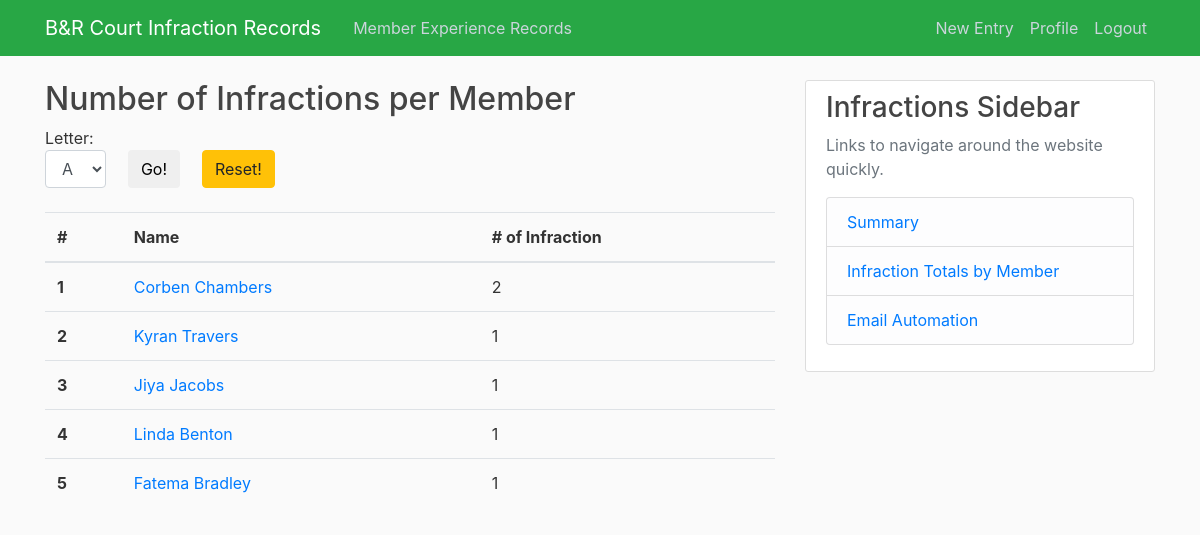
Page /courtinfractions/table/ (signed in) on the committed database.
### courtinfractions/models.py (models this page shows)
class contactInfo(models.Model):
    memberName = models.CharField(max_length=200)
    email = models.CharField(max_length=254)
    def __str__(self):
        return self.memberName

### courtinfractions/views.py (the view)
# urls.py: path('table/', views.CITableView, name='CI-table'),
@login_required
def CITableView(request):
    alphabet_list = ['A', 'B', 'C', 'D', 'E', 'F', 'G', 'H', 'I', 'J', 'K', 'L',
                     'M', 'N', 'O', 'P', 'Q', 'R', 'S', 'T', 'U', 'V', 'X', 'Y', 'Z']
    context = {}
    dict = {}
    if request.method == 'GET':
        print('A name filter has been entered')
        letter = request.GET.get('alphabet')
        if letter is None:
            infractions = courtInf.objects.order_by('-date').all()
        else:
            infractions = courtInf.objects.filter(name__memberName__startswith=letter).order_by('name').all()
    for inf in infractions:
        if inf.name in dict:
            dict[inf.name] += 1
        else:
            dict[inf.name] = 1
    sortedDict = OrderedDict(sorted(dict.items(), key=lambda x: x[1], reverse=True))
    context['table'] = sortedDict.items()
    context = {
        'table': sortedDict.items(),
        'alphabet_list': alphabet_list
    }
    return render(request, 'courtinfractions/courtInf_table.html', context)

### courtinfractions/templates/courtinfractions/courtInf_table.html (shortened to what this page needs)
{% extends 'courtinfractions/base.html' %}
{% block content %}
<h2>Number of Infractions per Member</h2>
<div>
    <form class="well contact-form" method='GET'>
        <div style="float:left;">
            Letter:
            <select class="well form-control" name="alphabet">
                {% for letter in alphabet_list %}
                <option value="{{ letter }}">{{ letter }}</option>
                {% endfor %}
            </select>
        </div>
        <div style="float:left; margin-left:3%;">
            <br>
            <button type="submit" class="btn btn-default">Go!</button>
        </div>
        <div style="float:left; margin-left:3%;">
            <br>
            <a href="{% url 'CI-table' %}" class="btn btn-warning">Reset!</a>
        </div>
    </form>
</div>
<br>
<table class="table">
    <thead>
    <tr>
        <th scope="col">#</th>
        <th scope="col">Name</th>
        <th scope="col"># of Infraction</th>
    </tr>
    </thead>
    <tbody>
    {% for key, value in table %}
    <tr>
        <th scope="row">{{ forloop.counter }}{{ endfor }}</th>
        <td><a class="article-content" href="{% url 'CI-member' key.id %}">{{ key }}</a></td>
        <td>{{ value }}</td>
    </tr>
    {% endfor %}
    </tbody>
</table>
{% endblock content %}

### courtinfractions/static/courtinfractions/main.css (style rules this page uses)
body { background: #fafafa; color: #333333; margin-top: 5rem; }
h1, h2, h3, h4, h5, h6 { color: #444444; }
.article-content { white-space: pre-line; }

### rows in the picture
contactInfo: memberName "Corben Chambers", value "2"
contactInfo: memberName "Kyran Travers", value "1"
contactInfo: memberName "Jiya Jacobs", value "1"
contactInfo: memberName "Linda Benton", value "1"
contactInfo: memberName "Fatema Bradley", value "1"

### other values in the picture
form field alphabet "A"
